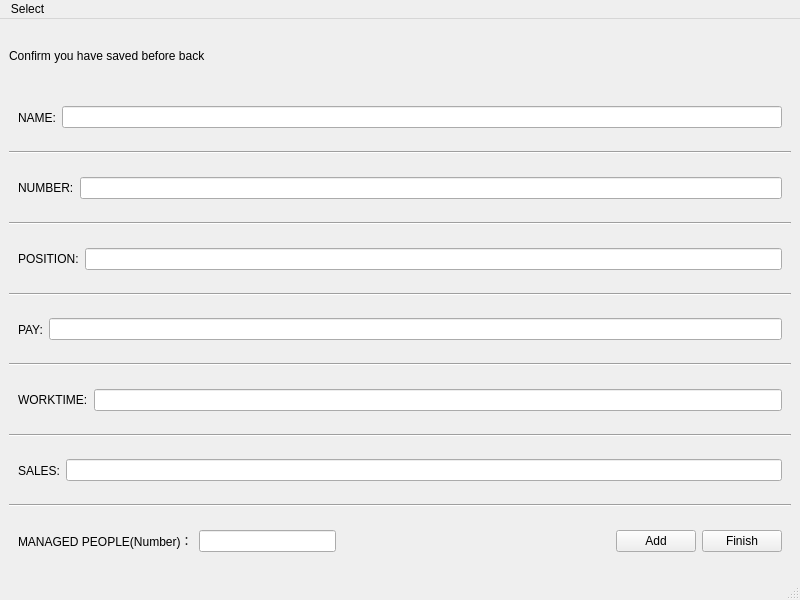
<?xml version="1.0" encoding="UTF-8"?>
<ui version="4.0">
 <class>addInfoWindow</class>
 <widget class="QMainWindow" name="addInfoWindow">
  <property name="geometry">
   <rect>
    <x>0</x>
    <y>0</y>
    <width>800</width>
    <height>600</height>
   </rect>
  </property>
  <property name="windowTitle">
   <string>MainWindow</string>
  </property>
  <widget class="QWidget" name="centralwidget">
   <layout class="QVBoxLayout" name="verticalLayout">
    <item>
     <widget class="QLabel" name="mention_addInfo">
      <property name="text">
       <string>Confirm you have saved before back</string>
      </property>
     </widget>
    </item>
    <item>
     <widget class="QWidget" name="widget_name" native="true">
      <layout class="QHBoxLayout" name="horizontalLayout">
       <item>
        <widget class="QLabel" name="NAME_ADDINFOWINDOW">
         <property name="text">
          <string>NAME:</string>
         </property>
        </widget>
       </item>
       <item>
        <widget class="QLineEdit" name="lineEdit_name_addInfoWindow"/>
       </item>
      </layout>
     </widget>
    </item>
    <item>
     <widget class="Line" name="line">
      <property name="orientation">
       <enum>Qt::Horizontal</enum>
      </property>
     </widget>
    </item>
    <item>
     <widget class="QWidget" name="widget_number" native="true">
      <layout class="QHBoxLayout" name="horizontalLayout_2">
       <item>
        <widget class="QLabel" name="NUMBER_ADDINFOWINDOW">
         <property name="text">
          <string>NUMBER:</string>
         </property>
        </widget>
       </item>
       <item>
        <widget class="QLineEdit" name="lineEdit_number_addInfoWindow"/>
       </item>
      </layout>
     </widget>
    </item>
    <item>
     <widget class="Line" name="line_2">
      <property name="orientation">
       <enum>Qt::Horizontal</enum>
      </property>
     </widget>
    </item>
    <item>
     <widget class="QWidget" name="widget_position" native="true">
      <layout class="QHBoxLayout" name="horizontalLayout_3">
       <item>
        <widget class="QLabel" name="POSITION_ADDINFOWINDOW">
         <property name="text">
          <string>POSITION:</string>
         </property>
        </widget>
       </item>
       <item>
        <widget class="QLineEdit" name="lineEdit_position_addInfoWindow"/>
       </item>
      </layout>
     </widget>
    </item>
    <item>
     <widget class="Line" name="line_3">
      <property name="orientation">
       <enum>Qt::Horizontal</enum>
      </property>
     </widget>
    </item>
    <item>
     <widget class="QWidget" name="widget_pay" native="true">
      <layout class="QHBoxLayout" name="horizontalLayout_4">
       <item>
        <widget class="QLabel" name="PAY_ADDINFOWINDOW">
         <property name="text">
          <string>PAY:</string>
         </property>
        </widget>
       </item>
       <item>
        <widget class="QLineEdit" name="lineEdit_pay_addInfoWindow"/>
       </item>
      </layout>
     </widget>
    </item>
    <item>
     <widget class="Line" name="line_4">
      <property name="orientation">
       <enum>Qt::Horizontal</enum>
      </property>
     </widget>
    </item>
    <item>
     <widget class="QWidget" name="widget_worktime_OnlyTEC" native="true">
      <layout class="QHBoxLayout" name="horizontalLayout_5">
       <item>
        <widget class="QLabel" name="WORKTIME_ADDINFOWINDOW">
         <property name="text">
          <string>WORKTIME:</string>
         </property>
        </widget>
       </item>
       <item>
        <widget class="QLineEdit" name="lineEdit_worktime_addInfoWindow"/>
       </item>
      </layout>
     </widget>
    </item>
    <item>
     <widget class="Line" name="line_5">
      <property name="orientation">
       <enum>Qt::Horizontal</enum>
      </property>
     </widget>
    </item>
    <item>
     <widget class="QWidget" name="widget_sales_OnlySALESMAN" native="true">
      <layout class="QHBoxLayout" name="horizontalLayout_6">
       <item>
        <widget class="QLabel" name="SALES_ADDINFOWINDOW">
         <property name="text">
          <string>SALES:</string>
         </property>
        </widget>
       </item>
       <item>
        <widget class="QLineEdit" name="lineEdit_sales_addInfoWindow"/>
       </item>
      </layout>
     </widget>
    </item>
    <item>
     <widget class="Line" name="line_6">
      <property name="orientation">
       <enum>Qt::Horizontal</enum>
      </property>
     </widget>
    </item>
    <item>
     <widget class="QWidget" name="widget_managedPeople_OnlySALESMANAGER" native="true">
      <layout class="QHBoxLayout" name="horizontalLayout_7">
       <item>
        <widget class="QLabel" name="MANAGEDPEOPLE_ADDINFOWINDOW">
         <property name="text">
          <string>MANAGED PEOPLE(Number)：</string>
         </property>
        </widget>
       </item>
       <item>
        <widget class="QLineEdit" name="lineEdit_addManagedPeople_addInfo"/>
       </item>
       <item>
        <spacer name="horizontalSpacer_2">
         <property name="orientation">
          <enum>Qt::Horizontal</enum>
         </property>
         <property name="sizeHint" stdset="0">
          <size>
           <width>40</width>
           <height>20</height>
          </size>
         </property>
        </spacer>
       </item>
       <item>
        <spacer name="horizontalSpacer">
         <property name="orientation">
          <enum>Qt::Horizontal</enum>
         </property>
         <property name="sizeHint" stdset="0">
          <size>
           <width>40</width>
           <height>20</height>
          </size>
         </property>
        </spacer>
       </item>
       <item>
        <widget class="QPushButton" name="addManagedPeople_button_addInfoWindow">
         <property name="text">
          <string>Add</string>
         </property>
        </widget>
       </item>
       <item>
        <widget class="QPushButton" name="finfish_addManaged_addInfo">
         <property name="text">
          <string>Finish</string>
         </property>
        </widget>
       </item>
      </layout>
     </widget>
    </item>
   </layout>
  </widget>
  <widget class="QMenuBar" name="menubar">
   <property name="geometry">
    <rect>
     <x>0</x>
     <y>0</y>
     <width>800</width>
     <height>26</height>
    </rect>
   </property>
   <widget class="QMenu" name="menuSelect">
    <property name="title">
     <string>Select</string>
    </property>
    <addaction name="actionBack_addInfoWindow"/>
    <addaction name="actionSave_addInfoWindow"/>
   </widget>
   <addaction name="menuSelect"/>
  </widget>
  <widget class="QStatusBar" name="statusbar"/>
  <action name="actionBack_addInfoWindow">
   <property name="text">
    <string>Back</string>
   </property>
  </action>
  <action name="actionSave_addInfoWindow">
   <property name="text">
    <string>Save</string>
   </property>
  </action>
  <action name="actionSaveInNewFile_addInfoWindow">
   <property name="text">
    <string>Save in NewFile</string>
   </property>
  </action>
 </widget>
 <resources/>
 <connections/>
</ui>
